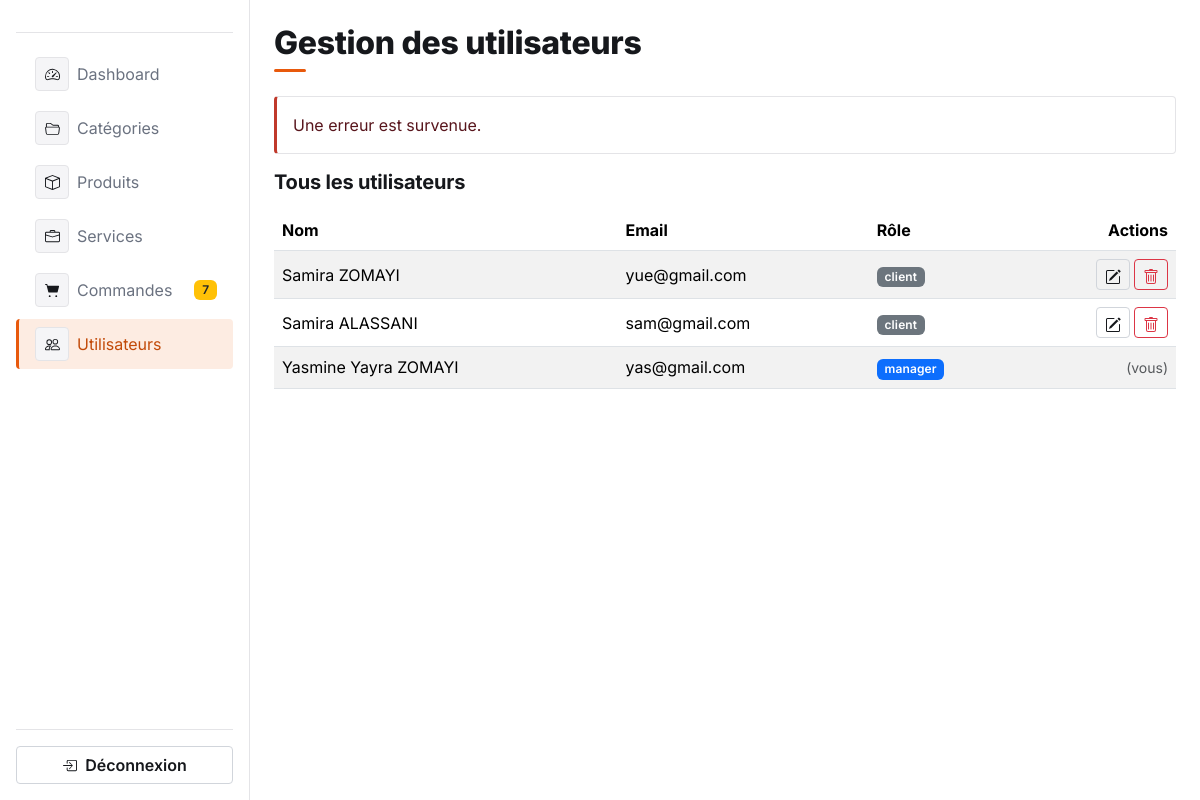
Screenshot of /admin/users.php?erreur=1 (signed in) with the database file from the repository.
### tables this page shows
CREATE TABLE IF NOT EXISTS `users` (
  `usId` int NOT NULL AUTO_INCREMENT,
  `lastName` varchar(150) DEFAULT NULL,
  `firstName` varchar(150) DEFAULT NULL,
  `email` varchar(255) DEFAULT NULL,
  `password` varchar(100) DEFAULT NULL,
  `role` enum('client','manager') NOT NULL DEFAULT 'client',
  `profil` varchar(255) DEFAULT NULL,
  `lastLogin` datetime DEFAULT NULL,
  PRIMARY KEY (`usId`)
);

### users/controller.php (called while the page is built, shortened)
<?php
function getAllUsers(PDO $pdo)
{
    $req = "SELECT * FROM users ORDER BY usId DESC";
    $stmt = $pdo->query($req);
    return $stmt->fetchAll(PDO::FETCH_ASSOC);
}
?>

### admin/users.php (the view, shortened to what this page needs)
<?php
require_once(__DIR__ . "/../config/db.php");
$utilisateurs = getAllUsers($pdo);
$monId = $_SESSION['user']['usId'];
?>
<!DOCTYPE html>
<html lang="fr">
<head>
    <link rel="stylesheet" href="../assets/css/bootstrap.css">
    <link rel="stylesheet" href="../assets/css/style.css?v=<?php echo filemtime(__DIR__ . '/../assets/css/style.css'); ?>">
</head>
<body>
    <?php include(__DIR__ . "/../admin/sidebar_admin.php"); ?>
    <main class="container-fluid px-4 my-4" style="margin-left: 250px; width: calc(100% - 250px);">
        <h2 class="page-title mb-4">Gestion des utilisateurs</h2>
        <?php if (isset($_GET['erreur'])): ?>
            <div class="alert alert-danger">Une erreur est survenue.</div>
        <?php endif; ?>
        <h5 class="fw-bold mb-3">Tous les utilisateurs</h5>
        <?php if (empty($utilisateurs)): ?>
            <div class="alert alert-info">Aucun utilisateur trouvé.</div>
        <?php else: ?>
            <div class="table-responsive">
                <table class="table table-striped align-middle">
                    <thead>
                        <tr>
                            <th>Nom</th>
                            <th>Email</th>
                            <th>Rôle</th>
                            <th class="text-end">Actions</th>
                        </tr>
                    </thead>
                    <tbody>
                        <?php foreach ($utilisateurs as $utilisateur): ?>
                            <tr>
                                <td><?= htmlspecialchars(($utilisateur['firstName'] ?? '') . ' ' . ($utilisateur['lastName'] ?? '')) ?></td>
                                <td><?= htmlspecialchars($utilisateur['email']) ?></td>
                                <td>
                                    <span class="badge bg-<?= $utilisateur['role'] === 'manager' ? 'primary' : 'secondary' ?>">
                                        <?= htmlspecialchars($utilisateur['role']) ?>
                                    </span>
                                </td>
                                <td class="text-end">
                                    <?php if ($utilisateur['usId'] != $monId): ?>
                                        <button type="button" class="btn btn-sm btn-outline-primary"
                                                data-bs-toggle="modal" data-bs-target="#modalRole<?= $utilisateur['usId'] ?>"
                                                aria-label="Changer le rôle" title="Changer le rôle">
                                        </button>
                                        <form action="./save.php" method="POST" class="d-inline"
                                              onsubmit="return confirm('Supprimer cet utilisateur ?');">
                                            <button type="submit" name="validate" value="Supprimer"
                                                    class="btn btn-sm btn-outline-danger"
                                                    aria-label="Supprimer" title="Supprimer">
                                            </button>
                                        </form>
                                    <?php else: ?>
                                        <span class="text-muted small">(vous)</span>
                                    <?php endif; ?>
                                </td>
                            </tr>
                        <?php endforeach; ?>
                    </tbody>
                </table>
            </div>
        <?php endif; ?>
    </main>
</body>
</html>

### assets/css/style.css (style rules this page uses)
* { margin: 0; padding: 0; box-sizing: border-box; }
:root { --bg: #ffffff; --bg-muted: #f5f5f7; --ink: #16181c; --muted: #6b7280; --border: #e4e4e7; --border-strong: #d1d5db; --accent: #e8590c; --accent-dark: #c24a09; --accent-light: #ff8f33; --accent-soft: #fdece2; --ok: #1a7f37; --ok-soft: #e6f4ea; --radius-sm: 4px; --radius-md: 8px; --radius-lg: 10px; --shadow-soft: 0 1px 3px rgba(20, 20, 20, .08); --shadow-hover: 0 6px 18px rgba(20, 20, 20, .14); --font-display: 'Inter', system-ui, sans-serif; }
html { scroll-behavior: smooth; }
body { font-family: 'Inter', system-ui, sans-serif; color: var(--ink); background-color: var(--bg); -webkit-font-smoothing: antialiased; }
h1, h2, h3, h4, h5, h6, .navbar-brand, .card-title { font-family: 'Inter', sans-serif; font-weight: 700; letter-spacing: -.01em; color: var(--ink); }
.hero h1, .section-title, .page-title, .auth-card h2, .brand-wordmark { font-family: var(--font-display); font-weight: 800; letter-spacing: -.01em; }
.page-title { font-weight: 800; letter-spacing: -.01em; position: relative; padding-bottom: 10px; }
.page-title::after { content: ""; position: absolute; left: 0; bottom: 0; height: 3px; width: 32px; border-radius: 2px; background: var(--accent); }
.btn { border-radius: var(--radius-sm); font-weight: 600; letter-spacing: 0; transition: transform .12s ease, box-shadow .12s ease, background .12s ease, color .12s ease, border-color .12s ease; }
.btn-outline-primary { border-color: var(--border-strong); color: var(--ink); }
.badge { font-weight: 600; letter-spacing: .01em; }
.alert { border: 1px solid var(--border); border-left: 3px solid transparent; border-radius: var(--radius-sm); background: #fff; }
.alert-danger { border-left-color: #c0392b; }

### rows the page displays
users: firstName+lastName "Samira ZOMAYI", email "yue@gmail.com", role "client"
users: firstName+lastName "Samira ALASSANI", email "sam@gmail.com", role "client"
users: firstName+lastName "Yasmine Yayra ZOMAYI", email "yas@gmail.com", role "manager", shows "(vous)"

### other values shown
$nombreCommandesEnAttente "7"
